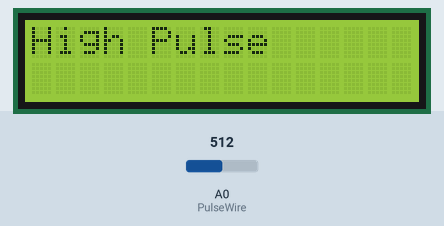
The sketch below on a simulated Arduino Uno, built with avr-gcc and run on an emulated ATmega328P. Parts: 16×2 character LCD. The inputs (shaded band) are chosen by the test bench; at power-on: A0 (PulseWire) = 512.

Above: at 1.7 s.
1.8 s: A0 (PulseWire) set to 0
At 3.2 s:
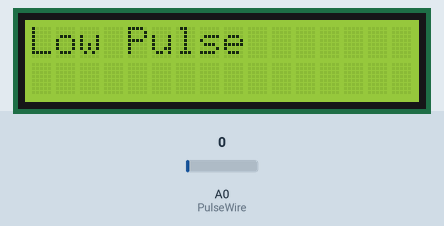
3.9 s: A0 (PulseWire) set to 50
At 11.5 s:
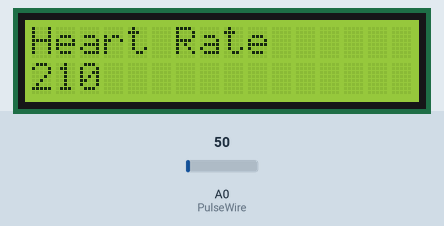
Timing chart, 0 to 11.7 s (numbered marks = the images above; inputs shaded):
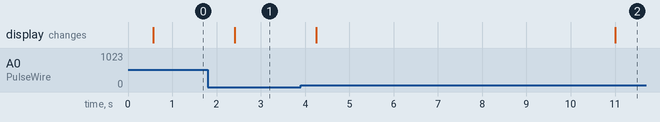

The sketch:

HeartBeat_Sensor_Code.ino
```cpp
#include<LiquidCrystal.h>
#include<SoftwareSerial.h>
LiquidCrystal lcd(2, 3, 4, 5, 6, 7);
SoftwareSerial mySerial(10,11);
// Variables
const int PulseWire = A0; // PulseSensor PURPLE WIRE connected to ANALOG PIN 0


void setup() {

Serial.begin(9600); // For Serial Monitor
 mySerial.begin(9600);
lcd.begin(16,2);
   lcd.print("HeartBeat Monitoring ");
  lcd.setCursor(0,2);
  lcd.print("System");
  delay(500);

}


void loop()
{

  int val = analogRead(PulseWire);
  if(val > 0)
  {
    heartb();
  }
  else
  {
    lcd.clear();
    lcd.print("Sensor not  ");
    lcd.setCursor(0,2);
    lcd.print("connected");
    delay(10);
  }
}


void heartb()
{
  int  count = 0;
  int  time1  = 0;
  int reading  = 0;
  while (1)
  {
             reading = analogRead(PulseWire);
             if (reading>0)
             {
                     lcd.clear();
                    lcd.print("High Pulse");
                      delay(10);
                        count=count+1;
             }
             else
             {
                      lcd.clear();
                    lcd.print("Low Pulse");

                      delay(10);

             }
             delay(600);
             time1=time1+600;

             if (time1>10000)
             {
                 count=15*count;
                 break;
             }
  }

        lcd.clear();
        lcd.print("Heart Rate");
         lcd.setCursor(0,2);
        lcd.print(count);
        delay(1000);
        if((count > 100 ) || (count  < 40 ))
        {
          SendMessage();
        }
           count=0;
        time1=0;
  }

void SendMessage()
{
  mySerial.println("AT+CMGF=1");    //Sets the GSM Module in Text Mode
  delay(500);  // Delay of 1000 milli seconds or 1 second
  mySerial.println("AT+CMGS=\"+917995287103\"\r"); //7995287103 Replace x with mobile number
  delay(500);
  mySerial.println("Emeregency Condition");// The SMS text you want to send
  delay(500);
  mySerial.println((char)26);// ASCII code of CTRL+Z
  delay(500);
}
```

Measured:
- after the input at 1.8 s, the display: changes after 0.61 s (image 1)
- after the input at 3.9 s, the display: first changes after 0.35 s (image 2 shows a later state)
